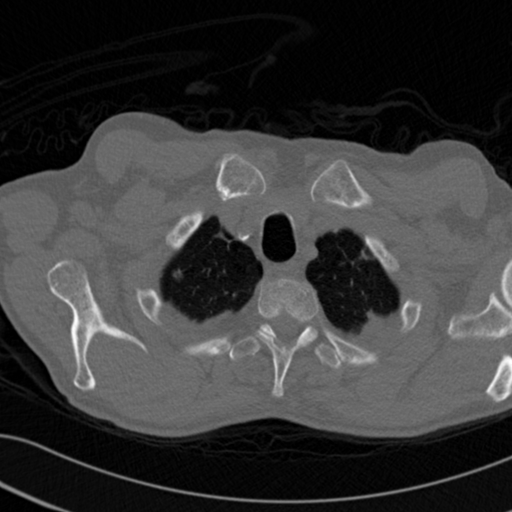
#> input picture dataset_original/cancer/Lung MRI (1004).png, 512 x 512 px; its folder holds only this picture in this run
$ python procesadorImagenes.py
#> lines starting #> are read from the running program, lines starting #| are printed output that depends on the picture; after the words box and inside, x2 and y2 are one past the last pixel; in counts of white or black regions, pixels touching at a corner belong together
import cv2
import os
from tqdm import tqdm

input_dir = "dataset_original"
output_dir = "dataset_procesado"

IMG_SIZE = 224
GAUSSIAN_KERNEL = (5, 5)
CLAHE_CLIP = 2.0
CLAHE_TILE = (8, 8)

# Crear CLAHE
clahe = cv2.createCLAHE(clipLimit=CLAHE_CLIP, tileGridSize=CLAHE_TILE)

def procesar_imagen(ruta):
    # Leer imagen en escala de grises
    img = cv2.imread(ruta, cv2.IMREAD_GRAYSCALE)
#> img is the input picture: shape (512, 512); min 0, max 255, mean 56.2

    if img is None:
        return None

    # 1. Redimensionar
    img = cv2.resize(img, (IMG_SIZE, IMG_SIZE))
#> img: shape (224, 224)

    # 2. Filtro Gaussiano (reducir ruido)
    img = cv2.GaussianBlur(img, GAUSSIAN_KERNEL, 0)
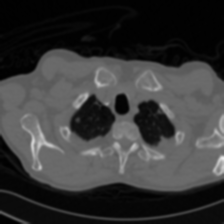
#> img: shape (224, 224); min 0, max 236, mean 56.1

    # 3. Umbralización para aislar pulmones (simple)
    _, mask = cv2.threshold(img, 30, 255, cv2.THRESH_BINARY)
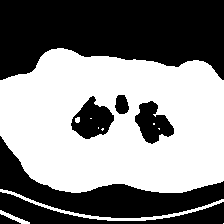
#> mask: shape (224, 224); 51.8% white; 7 black regions, largest, box (x1, y1, x2, y2) and area: (0, 0, 224, 80) 13842, (0, 136, 224, 218) 5616, (0, 192, 224, 224) 2355
    img = cv2.bitwise_and(img, mask)
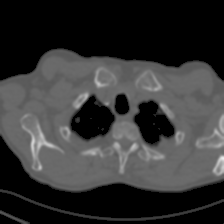
#> img: shape (224, 224); min 0, max 236, mean 52.5

    # 4. CLAHE (mejorar contraste)
    img = clahe.apply(img)
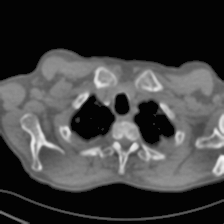
#> img: shape (224, 224); min 2, max 249, mean 61.9

    # 5. Normalización
    img = img / 255.0
    img = (img * 255).astype("uint8")

    return img

def procesar_dataset():
    clases = os.listdir(input_dir)

    for clase in clases:
        ruta_clase = os.path.join(input_dir, clase)
        salida_clase = os.path.join(output_dir, clase)

        os.makedirs(salida_clase, exist_ok=True)

        imagenes = os.listdir(ruta_clase)

        print(f"Procesando clase: {clase}")

        for img_nombre in tqdm(imagenes):
            ruta_img = os.path.join(ruta_clase, img_nombre)

            img_procesada = procesar_imagen(ruta_img)

            if img_procesada is not None:
                salida_img = os.path.join(salida_clase, img_nombre)
                cv2.imwrite(salida_img, img_procesada)
#> pass 2 of the loop in procesar_dataset, `for clase in clases:`:
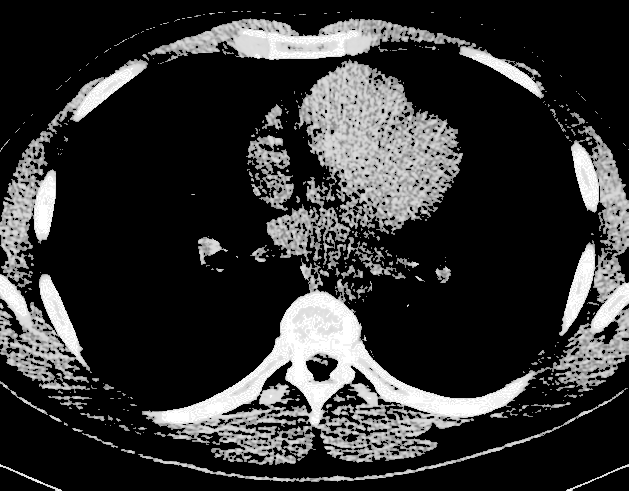
#> input picture dataset_original/iniciando/N_100.jpg, 629 x 491 px
#> in procesar_imagen, img is the input picture: shape (491, 629); min 0, max 255, mean 50.6
#> in procesar_imagen (call 2), `_, mask = cv2.threshold(img, 30, 255, cv2.THRESH_BINARY)`:
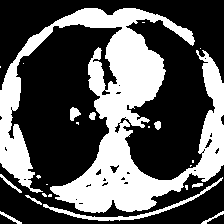
#> mask: shape (224, 224); 36% white; 23 white regions (13 under 20 px), largest, box (x1, y1, x2, y2) and area: (0, 8, 224, 213) 16838, (43, 177, 223, 221) 645, (70, 107, 81, 121) 98
#> in procesar_imagen (call 2), `img = clahe.apply(img)`:
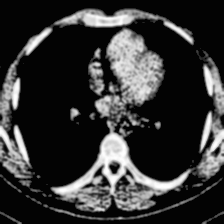
#> img: shape (224, 224); min 2, max 255, mean 52.3

if __name__ == "__main__":
    procesar_dataset()
